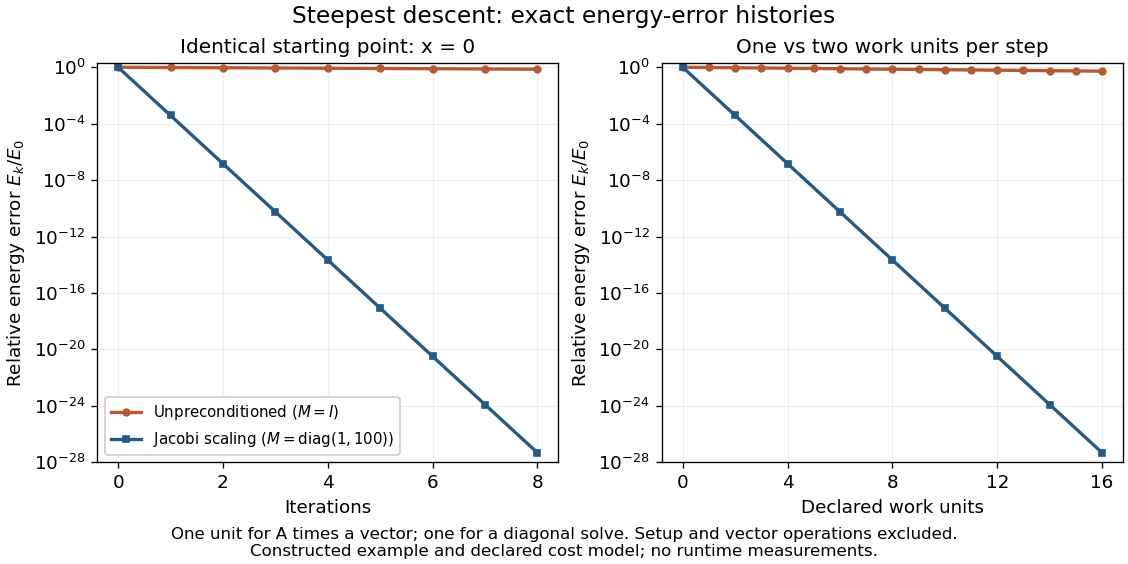

Generate this figure with Python:
"""Original exact rational steepest-descent histories for a constructed system.

Tested with Python 3.14, NumPy 2.3.5 and Matplotlib 3.10.7.
Run from _media; the output basename matches this script's basename.
"""
from fractions import Fraction as F
from pathlib import Path

import matplotlib.pyplot as plt
import numpy as np

A = ((F(1), F(1, 5)), (F(1, 5), F(100)))
solution = [F(2495, 2499), F(20, 2499)]


def dot(u, v):
    return sum(a * b for a, b in zip(u, v, strict=True))


def matvec(v):
    return [dot(row, v) for row in A]


def history(diagonal, steps):
    x, r = [F(0), F(0)], [F(1), F(1)]
    initial = dot(solution, matvec(solution)) / 2
    errors = [F(1)]
    for _ in range(steps):
        if all(value == 0 for value in r):
            break
        z = [a / d for a, d in zip(r, diagonal, strict=True)]
        az = matvec(z)
        alpha = dot(r, z) / dot(z, az)
        x = [a + alpha * b for a, b in zip(x, z, strict=True)]
        r = [a - alpha * b for a, b in zip(r, az, strict=True)]
        assert r == [F(1) - v for v in matvec(x)]
        error = [a - b for a, b in zip(x, solution, strict=True)]
        errors.append(dot(error, matvec(error)) / (2 * initial))
    return errors


plain = history([F(1), F(1)], 16)
scaled = history([F(1), F(100)], 8)
assert plain == [F(81675, 85007)**k for k in range(17)]
assert scaled == [F(3267, 8500700)**k for k in range(9)]
plt.rcParams.update({'font.size': 11, 'axes.titlesize': 12, 'figure.facecolor': 'white'})
fig, axes = plt.subplots(1, 2, figsize=(9.4, 4.7), layout='constrained')
fig.suptitle('Steepest descent: exact energy-error histories', fontsize=14)
for ax, cost in zip(axes, [False, True], strict=True):
    for values, charge, label, color, marker in [
        (plain, 1, r'Unpreconditioned ($M=I$)', '#b45a35', 'o'),
        (scaled, 2 if cost else 1, r'Jacobi scaling ($M=\mathrm{diag}(1,100)$)', '#245b85', 's'),
    ]:
        indices = np.arange(len(values))
        if not cost:
            indices = indices[:9]
            values = values[:9]
        ax.semilogy(charge * indices, [float(v) for v in values], marker=marker,
                    markersize=4, color=color, linewidth=2, label=label)
    ax.set(xlabel='Declared work units' if cost else 'Iterations',
           ylabel=r'Relative energy error $E_k/E_0$', ylim=(1e-28, 2),
           title='One vs two work units per step' if cost else 'Identical starting point: x = 0')
    ax.set_xticks(np.arange(0, 17 if cost else 9, 4 if cost else 2))
    ax.set_yticks([10.0**(-i) for i in range(0, 29, 4)])
    ax.grid(alpha=0.2, which='major')
axes[0].legend(loc='lower left', fontsize=9, framealpha=1)
fig.supxlabel('One unit for A times a vector; one for a diagonal solve. Setup and vector operations excluded.\nConstructed example and declared cost model; no runtime measurements.', fontsize=10)
fig.savefig(Path(__file__).stem + '.png', dpi=120, facecolor='white', transparent=False)
plt.close(fig)
